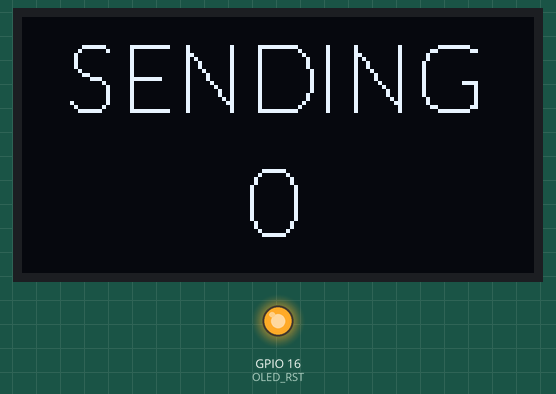
The sketch below on a simulated ESP8266 (NodeMCU). On the bench: 128×64 one-colour display, output pins drawn as LEDs (lit = HIGH). No radio packets arrive unless stated; what the sketch prints to the serial monitor is not drawn.

Above: at 1.2 s.
At 5.4 s:
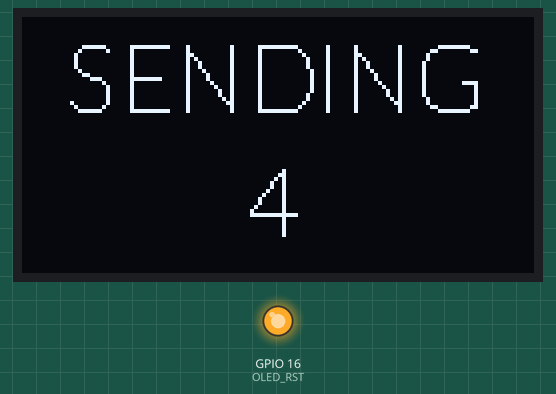
At 9.7 s:
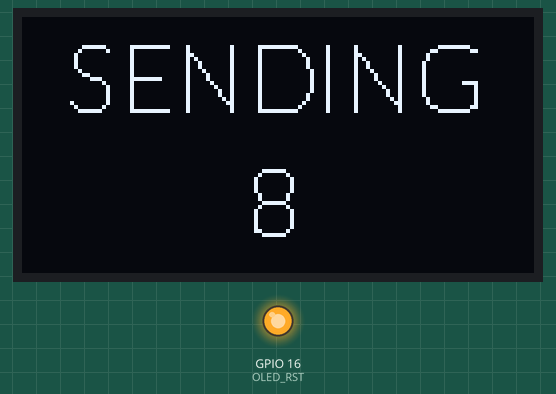
At 19.4 s:
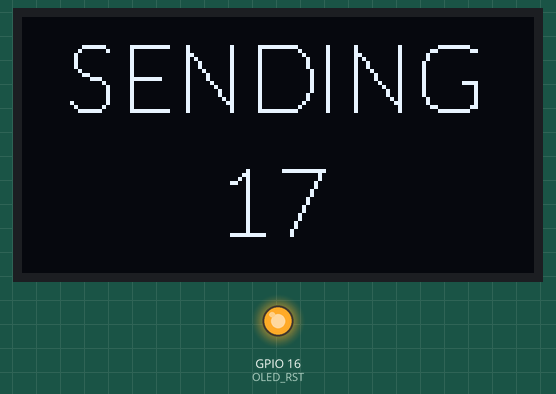
At 29.1 s:
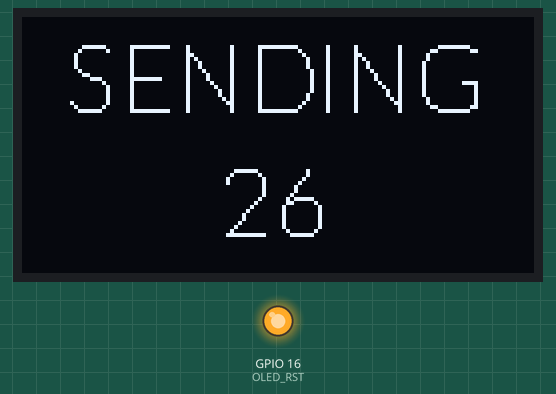
At 38.7 s:
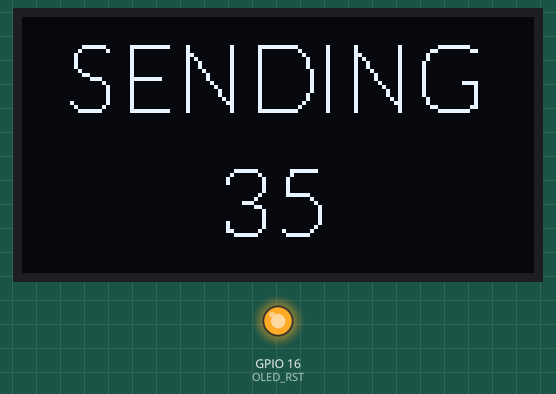

The sketch:

Sender.ino
```cpp
#include <Arduino.h>
#include "font.h"

#include <Wire.h>
#include "SSD1306.h"

#include <SPI.h>
#include <LoRa.h>

#define OLED_ADDR 0x3C
#define OLED_SDA  4
#define OLED_SCL  15
#define OLED_RST  16

SSD1306 display(OLED_ADDR, OLED_SDA, OLED_SCL);

#define SX1278_SCK  5
#define SX1278_MISO 19
#define SX1278_MOSI 27
#define SX1278_CS   18
#define SX1278_RST  14
#define SX1278_IRQ  26

#define BAND 434500000.00
#define spreadingFactor 9
#define SignalBandwidth 31.25E3
#define preambleLength 8
#define codingRateDenominator 8

int counter = 0;

void setup()
{
  // Reset the display
  pinMode(OLED_RST, OUTPUT);
  digitalWrite(OLED_RST, LOW);
  delay(50);
  digitalWrite(OLED_RST, HIGH);

  // Initialize and wait for UART
  Serial.begin(115200);
  while (!Serial);

  // Initialize the display
  display.init();
  display.flipScreenVertically();
  display.setTextAlignment(TEXT_ALIGN_CENTER);

  // Start LoRa
  SPI.begin(SX1278_SCK, SX1278_MISO, SX1278_MOSI, SX1278_CS);
  LoRa.setPins(SX1278_CS, SX1278_RST, SX1278_IRQ);

  if(!LoRa.begin(BAND)) {
    Serial.println("Starting LoRa failed!");
    while(1);
  }

  Serial.println("LoRa started successful!");

  Serial.print("LoRa Frequency: ");
  Serial.print(BAND/1000000);
  Serial.println(" MHz");

  Serial.print("LoRa Spreading Factor: ");
  Serial.println(spreadingFactor);
  LoRa.setSpreadingFactor(spreadingFactor);

  Serial.print("LoRa Signal Bandwidth: ");
  Serial.println(SignalBandwidth);
  LoRa.setSignalBandwidth(SignalBandwidth);

  LoRa.setCodingRate4(codingRateDenominator);

  LoRa.setPreambleLength(preambleLength);

  // Print an empty line
  Serial.println();

  // Wait for a second
  delay(1000);
}

void loop()
{
  Serial.print("Sending packet: ");
  Serial.println(counter);

  display.clear();
  display.setFont(Lato_Hairline_24);
  display.drawString(63, 0, "SENDING");
  display.drawString(63, 31, String(counter));
  display.display();

  LoRa.beginPacket();
  LoRa.print("PACKET ");
  LoRa.print(counter);
  LoRa.endPacket();

  counter++;
  delay(1000);
}
```

Source omitted: font.h (data table, 58976 bytes)

Measured:
- what the display in image 0 shows lasts 1.1 s, from 1.1 s to 2.2 s
